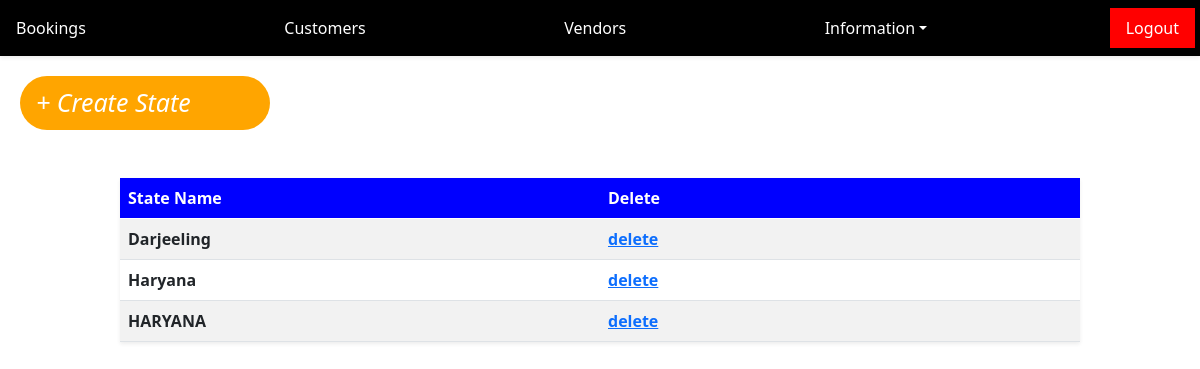
The page /superadmin/states/ (signed in) on the database its author committed.
### superadmin/models.py (models this page shows, shortened)
class State(models.Model):
	name 		=		models.CharField(max_length=120)

### superadmin/views.py (the view)
# urls.py: path('states/',states,name='states'),
@login_required(login_url="login")
def states(request):
	query 	=	State.objects.all()
	return render(request,'states.html',{'ls':query})

### superadmin/templates/states.html
{% include 'index.html' %}
{% block content %}
<div>
	<a class='nav-link' href="{% url 'create-state' %}" style="color: #fff;background-color:orange;width:250px;margin:20px;font-size:25px;border-radius:400px;font-style:italic"> + Create State<a>
	<center>
		<div>
				<table class="table table-striped mt-5 shadow-sm" style="border-collapse:collapse; table-layout:fixed; width: 80%">
					<thead>
						<tr>
							<th style="background-color: blue;color: #fff">State Name</th>
							<th style="background-color: blue;color: #fff">Delete</th>
						</tr>
					</thead>
					<tbody>
						{% for ls in ls %}
							<tr>
								<th>{{ ls.name }}</th>
								<th><a href="#">delete</a></th>
							</tr>
						{% endfor %}
					</tbody>
				</table>
		</div>
	</center>
</div>
{% endblock %}

### rows shown on the page
State: name "Darjeeling"
State: name "Haryana"
State: name "HARYANA"
